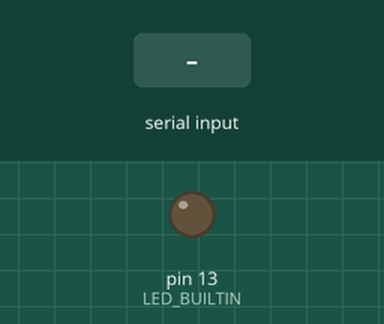
The sketch below on a simulated Arduino Uno, built with avr-gcc and run on an emulated ATmega328P. On the bench: output pins drawn as LEDs (lit = HIGH). The test bench sets the inputs (shaded band). EEPROM starts erased; what the sketch prints to the serial monitor is not drawn.

Above: at 1.2 s.
1.3 s: "L" received over Serial
At 2.2 s:
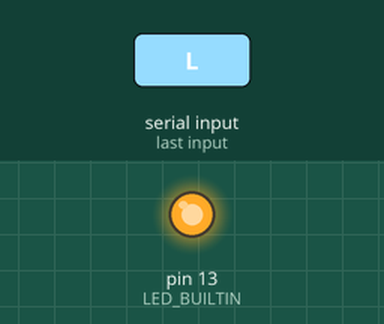
3.0 s: "l" received over Serial
At 4.9 s:
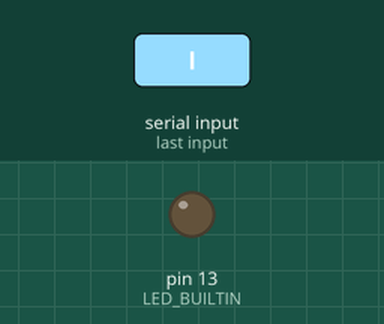
Timing chart, 0 to 6.4 s (numbered marks = the images above; inputs shaded):
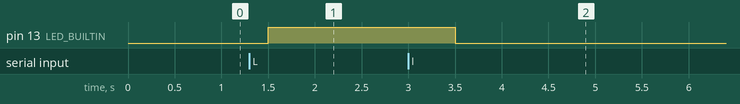

Measured:
- after the input at 1.3 s, pin 13 (LED_BUILTIN): LOW → HIGH after 0.20 s
- after the input at 3.0 s, pin 13 (LED_BUILTIN): HIGH → LOW after 0.50 s

The sketch:

sketch.ino
```cpp
#include <avr/wdt.h> // Watchdog Timer library
#include <EEPROM.h>

#define SERIAL_SPEED 9600
#define SERIAL_CONF SERIAL_8N1
//#define SERIAL_CONF SERIAL_8O2


#define log Serial.println
#define print Serial.print
#define usb Serial
#define rom EEPROM


void (*softReset)(void) = 0; // soft reboot
// full reboot
void hardReset() {
  wdt_enable(WDTO_15MS);
  while (1) {}
}


void setup() {
  Serial.begin(SERIAL_SPEED, SERIAL_CONF);
  pinMode(LED_BUILTIN, OUTPUT);
  log("sys started");
  print("eeprom length: ");
  log(EEPROM.length());
  EEPROM.write(2,0);
}

void loop() {
  // put your main code here, to run repeatedly:
  while (Serial.available()) {
    char a = usb.read();
    //usb.write(a);
    handleSerial(a);
  }
  delay(500);
}


void printEeprom(){
  log("printing from 0 to 8");
  for (int i = 0; i < 8; i++) {
    log(EEPROM.read(i));
  }
}


void handleSerial(char b) {
  char c = (char) b;
  if (c=='e') {
    printEeprom();
  }
  if (c == 'l') {
    digitalWrite(LED_BUILTIN, LOW);
  }
  if (c == 'L') {
    digitalWrite(LED_BUILTIN, HIGH);
  }
  if (c == 's') {
    log("soft reset");
    delay(1000);
    softReset();
  }
  if (c == 'f') {
    log("full reset");
    delay(1000);
    hardReset();
  }
}
```
